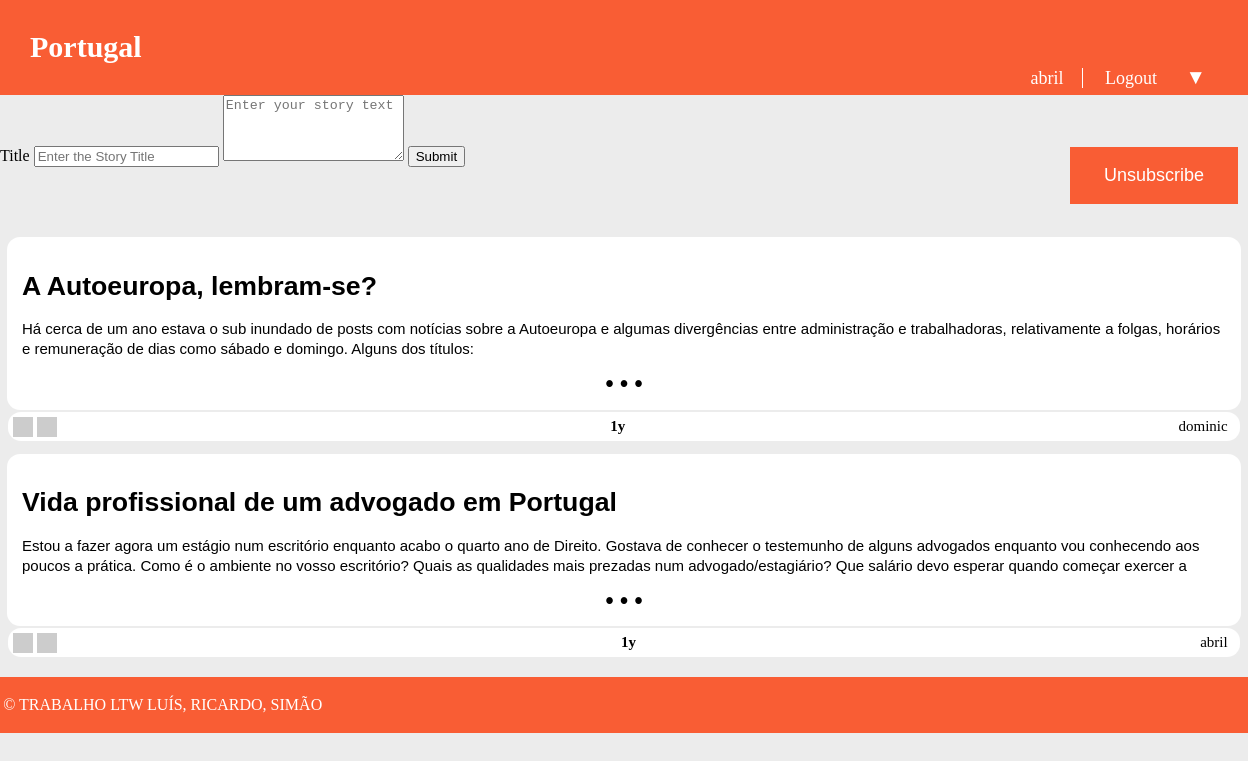
/pages/channel.php?name=Portugal (signed in), run on the app's committed database.
### tables this page shows
CREATE TABLE Story (
  id INTEGER PRIMARY KEY,
  title VARCHAR,
  published INTEGER, -- date when the story was published in epoch format
  channel VARCHAR REFERENCES channel, -- comma separated tags
  author VARCHAR REFERENCES utilizer, -- who wrote the article
  points INTEGER DEFAULT 0,
  fulltext VARCHAR
);

### database/db_channel.php (called while the page is built, shortened)
<?php
	function channelSubscribed($channel) {
		$db = Database::instance()->db();
		$stmt = $db->prepare('SELECT * FROM UserSubscriptions WHERE username = ? AND channel = ?');
		$stmt->execute(array($_SESSION['username'], $channel));
		return $stmt->fetch()?true:false;
	}
	function getSubscribedChannels($username){
		$db = Database::instance()->db();
		$subscribedChannelsQuery = $db->prepare('SELECT channel FROM UserSubscriptions WHERE username = ?');
		$subscribedChannelsQuery->execute(array($username));
		$subscribedChannelsNames = $subscribedChannelsQuery->fetchAll();
		return $subscribedChannelsNames;
	}
?>

### database/db_story.php (called while the page is built, shortened)
<?php
	function getStoriesFromChannel($channel){
		$db = Database::instance()->db();
		$storiesFromChannel = $db->prepare('SELECT id, title, fulltext, published, channel, author FROM Story WHERE channel = ?');
		$storiesFromChannel->execute(array($channel));
		$storiesFromChannel = $storiesFromChannel->fetchAll();
		return $storiesFromChannel;
	}
?>

### templates/tpl_story.php (the view, shortened to what this page needs)
<?php
	include_once('../templates/tpl_common.php');
	include_once('../database/db_story.php');
?>
<?php function draw_storyCard($story, $displayChannel) { ?>
	<link rel="stylesheet" href="../css/storyCard.css">
	<?php if($displayChannel) {
		$channel = $story['channel'];
	} else {
		$channel = null;
	} ?>
	<button id="storyCard" onclick="window.location.href='../pages/story.php?id=<?=$story['id']?>'">
		<h1> <?=htmlspecialchars($story['title'])?> </h1>
		<p> <?=htmlspecialchars($story['fulltext'])?> </p>
		<p>&bull; &bull; &bull;</p>
	</button>
	<?php draw_info_bar($story['author'], $channel, $story['published']) ?>
<?php } ?>
<?php function draw_addStory($channel) { ?>
	<form action='../actions/action_addStory.php' method='post'>
		<label for='title'>Title</label>
		<input type='text' placeholder='Enter the Story Title' name='title' required>
		<textarea name='fulltext' placeholder='Enter your story text' rows='4' column='50' required></textarea>
		<button type='submit'>Submit</button>
	</form>
<?php } ?>

### pages/channel.php (shortened to what this page needs)
<?php
	include_once('../templates/tpl_common.php');
	include_once('../templates/tpl_story.php');
	include_once('../database/db_channel.php');
	include_once('../database/db_story.php');
	$channel=$_GET['name'];
	if(!isset($_SESSION['username'])) {
		draw_header(null, $channel);
	} else {
		draw_header($_SESSION['username'], $channel);
		draw_addStory($channel);
		if(channelSubscribed($channel))
			draw_unsubscribeButton($channel);
		else
			draw_subscribeButton($channel);
	}
	$stories=getStoriesFromChannel($channel);
	foreach($stories as $story){
		draw_storyCard($story, false);
	}
	draw_footer();
?>

### templates/tpl_common.php (shortened to what this page needs)
<?php include_once('tpl_sub.php');
	include_once('tpl_story.php');
?>
<?php function draw_header($username, $channel) { ?>
	<!DOCTYPE html>
	<html>
		<head>
			<link rel="stylesheet" href="../css/common.css">
		</head>
		<body>
			<header>
				<?php if($channel === "NOT REDDIT") { ?>
					<a id="title" href="../pages/homepage.php"><?=$channel?></a>
				<?php } else { ?>
					<a id="title" href="../pages/channel.php?name=<?=$channel?>"><?=$channel?></a>
				<?php } ?>
				<?php if($username != NULL) { ?>
					<nav id="signup">
						<a id="profile" href="../pages/profile.php?name=<?=$username?>"><?= $username ?></a>
						<a href="../actions/action_logout.php">Logout</a>
						<?php draw_subscriberList() ?>
					</nav>
				<?php } ?>
			</header>
<?php } ?>
<?php function time_elapsed($date) {
	$now = new DateTime;
	$ago = new DateTime($date);
	$diff = $now->diff($ago);
	$diff->w = floor($diff->d / 7);
	$string = array(
		'y' => 'y',
		'm' => 'm',
		'w' => 'w',
		'd' => 'd',
		'h' => 'h',
		'i' => 'min',
		's' => 's',
	);
	$string = array_slice($string, 0, 1);
	return $string ? implode(', ', $string) . '' : 'just now';
} ?>
<?php function draw_unsubscribeButton($channel) { ?>
	<link rel="stylesheet" href="../css/channel.css">
	<form action='../actions/action_unsubscribeChannel.php' method='post'>
		<button class="subscription" type='Unsubscribe'>Unsubscribe</button>
	</form>
<?php } ?>
<?php function draw_info_bar($username, $channel, $date) { ?>
	<section id = "info_bar">
		<div id="start">
			<img src="https://dummyimage.com/20x20/524f52/d12222&text=ʌ" alt="upvote">
			<img src="https://dummyimage.com/20x20/524f52/d12222&text=v" alt="downvote">
		</div>
		<div id="middle">
			<h6 id="date"><?=time_elapsed('@' . $date)?></h6>
		</div>
		<div id="end">
			<a id="profile" onclick="window.location.href='../pages/profile.php?name=<?=$username?>'"><?=$username?></a>
		</div>
	</section>
<?php } ?>
<?php function draw_footer() { ?>
	</body>
	<footer>
		<p>&copy; TRABALHO LTW LUÍS, RICARDO, SIMÃO</p>
	</footer>
	</html>
<?php } ?>

### css/common.css (style rules this page uses)
body { margin: 0 auto; padding-bottom: 5em; max-width: 80em; --bg-color: #ececec; --panel-color: #f95d34; --error-bg-color: lightcoral; --error-ft-color: black; --successs-bg-color: lightgreen; --success-ft-color: black; background-color: var(--bg-color); }
body > header { display: grid; grid-template-columns: 1fr auto; grid-template-rows: auto auto; background-color: var(--panel-color) ; color: white; }
body > header #title { padding-top: 1em; padding-left: 1em; text-decoration: none; color: white; font-size: 30px; font-weight: bold; grid-column: 1; grid-row: 1; cursor: pointer; }
body > header #signup { padding-right: 2em; padding-bottom: 5px; grid-column: 2; grid-row: 2; font-size: 18px; }
body > header > #signup > a:first-child { border-right: 1px solid white; }
body > header > #signup > #profile { cursor: pointer; }
body > header > #signup > a { padding: 0 1em; color: white; text-decoration: none; }
body > header #signup > a:first-child { padding-left: 0; }
#info_bar { background-color: white; border: none; border-radius: 13px; display: flex; flex-direction: row; justify-content: space-between; align-content: baseline; margin: 2px 0.5em 0em 0.5em; padding: 0.3em; padding-bottom: 0; }
#info_bar #date { color: black; text-decoration: none; font-size: 15px; display: inline; }
#info_bar #profile { color: black; text-decoration: none; cursor: pointer; font-size: 15px; display:inline; padding-right: 0.5em; }
footer { padding: 0.2em; margin: 20px auto; max-width: 80em; background-color: var(--panel-color); color: white; }

### css/channel.css (style rules this page uses)
.subscription { position: relative; left: 1070px; top: -20px; background-color: #f95d34; border: none; color: white; padding: 18px 34px; font-size: 18px; }

### css/storyCard.css (style rules this page uses)
#storyCard { background-color: white; border: 2px solid white; border-radius: 13px; margin: 1em 0.5em 0em 0.5em; padding: 1em; }
#storyCard > h1 { text-align: left; }
#storyCard > p { overflow: hidden; max-height: 40px; text-align: left; font-size: 15px; line-height: 20px; }
#storyCard > p:last-child { text-align: center; font-size: 173%; font-weight: bolder; padding-top: 0; margin-top: 0; margin-bottom: 0; }

### data on the page
story: title "A Autoeuropa, lembram-se?", fulltext "Há cerca de um ano estava o sub inundado de posts com notícias sobre a Autoeuropa e algumas divergências entre administração e trabalhadoras, relativamente a folgas, horários e remuneração de dias como sábado e domingo. Alguns dos títulos:", published "1y", author "dominic"
story: title "Vida profissional de um advogado em Portugal", fulltext "Estou a fazer agora um estágio num escritório enquanto acabo o quarto ano de Direito. Gostava de conhecer o testemunho de alguns advogados enquanto vou conhecendo aos poucos a prática. Como é o ambiente no vosso escritório? Quais as qualidades mais prezadas num advogado/estagiário? Que salário devo esperar quando começar exercer a…", published "1y", author "abril"

### other printed values
$channel "Portugal"
$username "abril"
